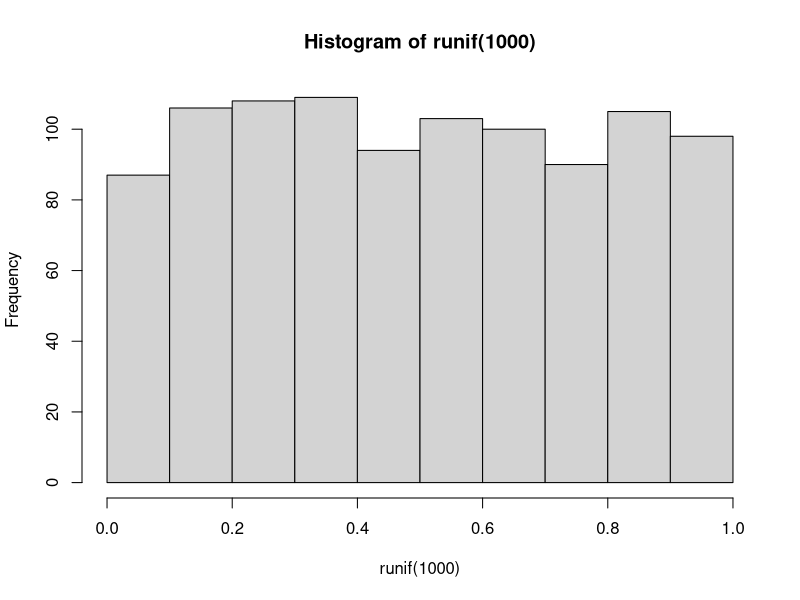
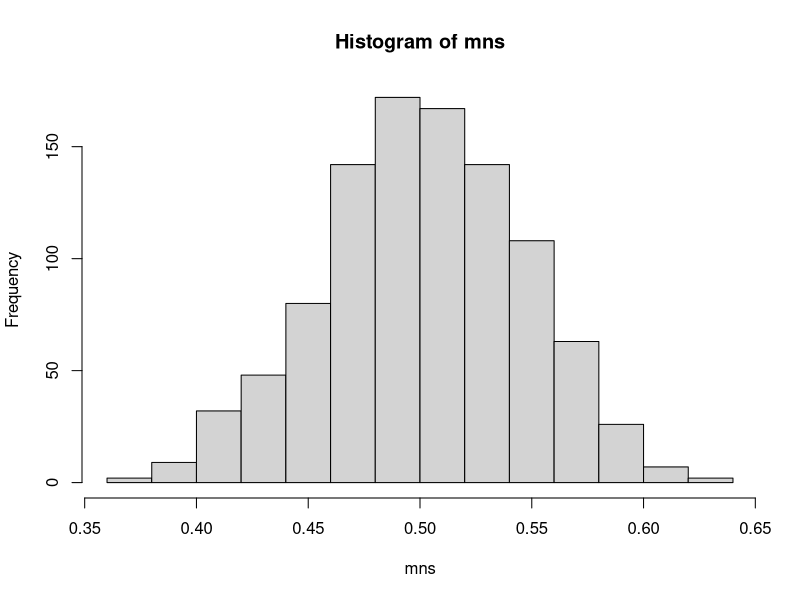

Source code (R) for these figures, in order:
## ---- chunk 1
hist(runif(1000))
## ---- chunk 2
mns <- NULL
for (i in 1 : 1000) mns <- c(mns, mean(runif(40)))
hist(mns)
